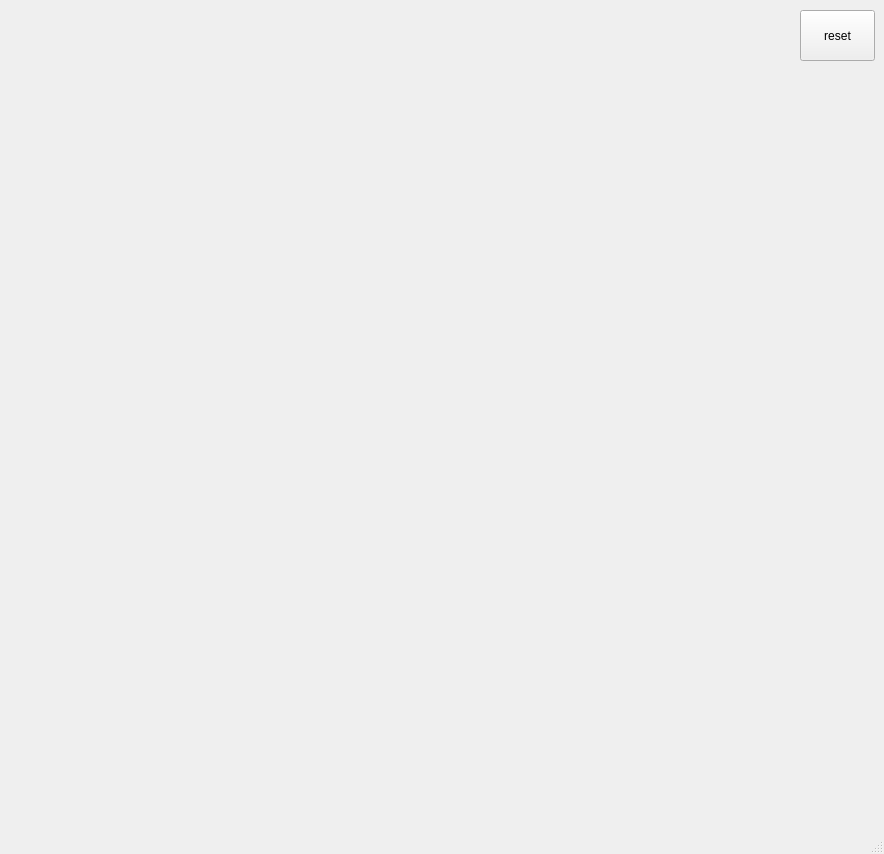
<?xml version="1.0" encoding="UTF-8"?>
<ui version="4.0">
 <class>MainWindow</class>
 <widget class="QMainWindow" name="MainWindow">
  <property name="geometry">
   <rect>
    <x>0</x>
    <y>0</y>
    <width>884</width>
    <height>854</height>
   </rect>
  </property>
  <property name="windowTitle">
   <string>MainWindow</string>
  </property>
  <widget class="QWidget" name="centralwidget">
   <widget class="QPushButton" name="pb_rst">
    <property name="geometry">
     <rect>
      <x>800</x>
      <y>10</y>
      <width>75</width>
      <height>51</height>
     </rect>
    </property>
    <property name="text">
     <string>reset</string>
    </property>
   </widget>
  </widget>
  <widget class="QMenuBar" name="menubar">
   <property name="geometry">
    <rect>
     <x>0</x>
     <y>0</y>
     <width>884</width>
     <height>21</height>
    </rect>
   </property>
  </widget>
  <widget class="QStatusBar" name="statusbar"/>
 </widget>
 <resources/>
 <connections/>
</ui>
